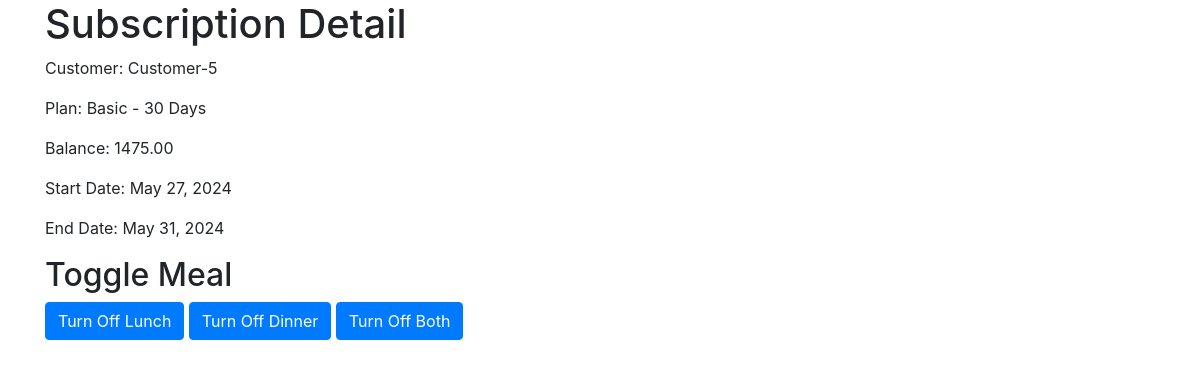
The page /orders/subscription/5/ on the database its author committed.
### orders/models.py (models this page shows, shortened)
class Subscription(models.Model):
    customer = models.ForeignKey(Customer, on_delete=models.CASCADE)
    start_date = models.DateField()
    end_date = models.DateField()
    balance = models.DecimalField(max_digits=10, decimal_places=2)

class Customer(models.Model):
    BASIC = 'Basic'
    PREMIUM = 'Premium'
    CATEGORY_CHOICES = [
        (BASIC, 'Basic'),
        (PREMIUM, 'Premium')
    ]
    PLAN_CHOICES = [
        (3, '3 Days'),
        (7, '7 Days'),
        (15, '15 Days'),
        (30, '30 Days'),
    ]
    name = models.CharField(max_length=100)
    category = models.CharField(max_length=10, choices=CATEGORY_CHOICES)
    plan_days = models.IntegerField(choices=PLAN_CHOICES)

### orders/views.py (the view)
# urls.py: path('subscription/<int:subscription_id>/', views.subscription_detail, name='subscription_detail'),
def subscription_detail(request, subscription_id):
    subscription = get_object_or_404(Subscription, id=subscription_id)
    return render(request, 'orders/subscription_detail.html', {'subscription': subscription})

### orders/templates/orders/subscription_detail.html (shortened to what this page needs)
<!DOCTYPE html>
<html lang="en">
<head>
    <link rel="stylesheet" href="https://stackpath.bootstrapcdn.com/bootstrap/4.5.2/css/bootstrap.min.css">
</head>
<body>
    <div class="container">
        <h1>Subscription Detail</h1>
        <p>Customer: {{ subscription.customer.name }}</p>
        <p>Plan: {{ subscription.customer.category }} - {{ subscription.customer.plan_days }} Days</p>
        <p>Balance: {{ subscription.balance }}</p>
        <p>Start Date: {{ subscription.start_date }}</p>
        <p>End Date: {{ subscription.end_date }}</p>
        <h2>Toggle Meal</h2>
        <a href="{% url 'toggle_meal' subscription.id 'lunch' %}" class="btn btn-primary">Turn Off Lunch</a>
        <a href="{% url 'toggle_meal' subscription.id 'dinner' %}" class="btn btn-primary">Turn Off Dinner</a>
        <a href="{% url 'toggle_meal' subscription.id 'both' %}" class="btn btn-primary">Turn Off Both</a>
    </div>
</body>
</html>

### rows shown on the page
Subscription: customer.name "Customer-5", customer.category "Basic", customer.plan_days "30", balance "1475.00", start_date "May 27, 2024", end_date "May 31, 2024"
